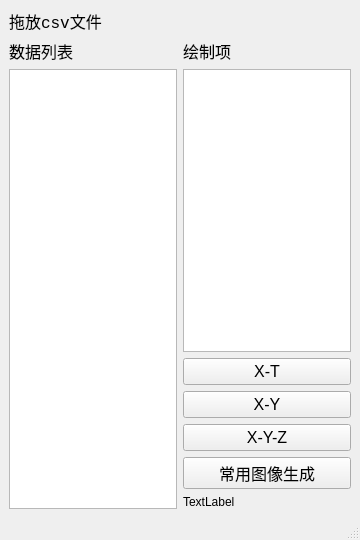
<?xml version="1.0" encoding="UTF-8"?>
<ui version="4.0">
 <class>MainWindow</class>
 <widget class="QMainWindow" name="MainWindow">
  <property name="geometry">
   <rect>
    <x>0</x>
    <y>0</y>
    <width>360</width>
    <height>540</height>
   </rect>
  </property>
  <property name="maximumSize">
   <size>
    <width>360</width>
    <height>540</height>
   </size>
  </property>
  <property name="acceptDrops">
   <bool>true</bool>
  </property>
  <property name="windowTitle">
   <string>CSV画图</string>
  </property>
  <property name="windowIcon">
   <iconset resource="../images.qrc">
    <normaloff>:/launch/images/toolbox_launch_icon.ico</normaloff>:/launch/images/toolbox_launch_icon.ico</iconset>
  </property>
  <widget class="QWidget" name="centralwidget">
   <layout class="QGridLayout" name="gridLayout">
    <item row="0" column="0">
     <widget class="QLabel" name="lab_title">
      <property name="font">
       <font>
        <family>Consolas</family>
        <pointsize>12</pointsize>
       </font>
      </property>
      <property name="text">
       <string>拖放csv文件</string>
      </property>
     </widget>
    </item>
    <item row="1" column="0">
     <widget class="QLabel" name="label">
      <property name="font">
       <font>
        <family>Consolas</family>
        <pointsize>12</pointsize>
       </font>
      </property>
      <property name="text">
       <string>数据列表</string>
      </property>
     </widget>
    </item>
    <item row="1" column="1">
     <widget class="QLabel" name="label_2">
      <property name="font">
       <font>
        <family>Consolas</family>
        <pointsize>12</pointsize>
       </font>
      </property>
      <property name="text">
       <string>绘制项</string>
      </property>
     </widget>
    </item>
    <item row="2" column="0" rowspan="6">
     <widget class="QListWidget" name="list_in"/>
    </item>
    <item row="2" column="1">
     <widget class="QListWidget" name="list_out">
      <property name="acceptDrops">
       <bool>false</bool>
      </property>
     </widget>
    </item>
    <item row="3" column="1">
     <widget class="QPushButton" name="btn_xt">
      <property name="font">
       <font>
        <family>Arial</family>
        <pointsize>12</pointsize>
       </font>
      </property>
      <property name="text">
       <string>X-T</string>
      </property>
     </widget>
    </item>
    <item row="4" column="1">
     <widget class="QPushButton" name="btn_xy">
      <property name="font">
       <font>
        <family>Arial</family>
        <pointsize>12</pointsize>
       </font>
      </property>
      <property name="text">
       <string>X-Y</string>
      </property>
     </widget>
    </item>
    <item row="5" column="1">
     <widget class="QPushButton" name="btn_xyz">
      <property name="font">
       <font>
        <family>Arial</family>
        <pointsize>12</pointsize>
       </font>
      </property>
      <property name="text">
       <string>X-Y-Z</string>
      </property>
     </widget>
    </item>
    <item row="6" column="1">
     <widget class="QPushButton" name="btn_export">
      <property name="font">
       <font>
        <family>Arial</family>
        <pointsize>12</pointsize>
       </font>
      </property>
      <property name="text">
       <string>常用图像生成</string>
      </property>
     </widget>
    </item>
    <item row="7" column="1">
     <widget class="QLabel" name="lab_encode">
      <property name="text">
       <string>TextLabel</string>
      </property>
     </widget>
    </item>
   </layout>
  </widget>
  <widget class="QMenuBar" name="menubar">
   <property name="geometry">
    <rect>
     <x>0</x>
     <y>0</y>
     <width>360</width>
     <height>26</height>
    </rect>
   </property>
  </widget>
  <widget class="QStatusBar" name="statusbar"/>
 </widget>
 <resources>
  <include location="../images.qrc"/>
 </resources>
 <connections/>
</ui>
